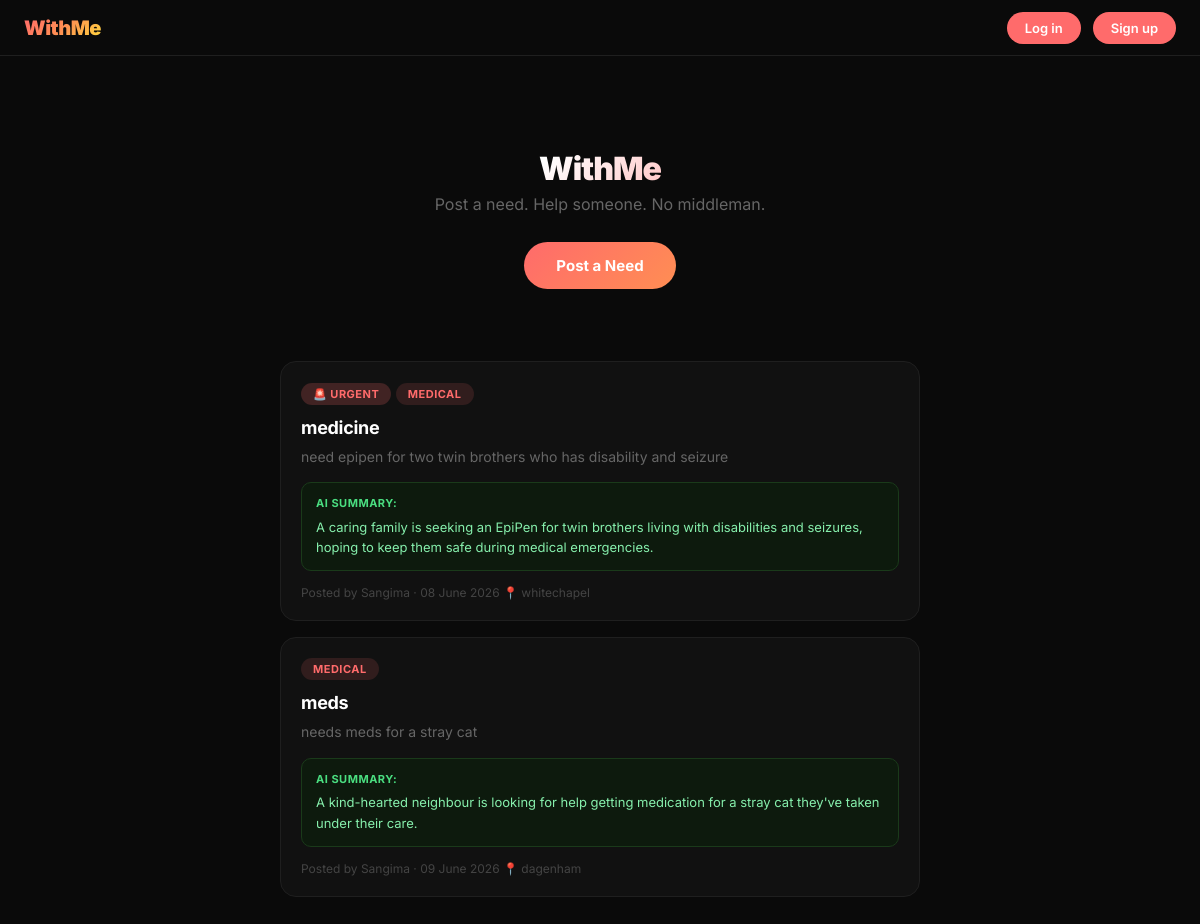
The page / on the database its author committed.
### app.py (models this page shows, shortened)
class Post(db.Model):
    id = db.Column(db.Integer, primary_key=True)
    title = db.Column(db.String(100), nullable=False)
    description = db.Column(db.Text, nullable=False)
    category = db.Column(db.String(50), nullable=False)
    photo_filename = db.Column(db.String(300), nullable=True)
    ai_summary = db.Column(db.Text, nullable=True)
    date_posted = db.Column(db.DateTime, default=datetime.utcnow)
    user_id = db.Column(db.Integer, db.ForeignKey("user.id"), nullable=True)
    is_urgent = db.Column(db.Boolean, default=False, nullable=False)
    location = db.Column(db.String(100), nullable=True)

class User(UserMixin, db.Model):
    id = db.Column(db.Integer, primary_key=True)
    username = db.Column(db.String(80), unique=True, nullable=False)
    email = db.Column(db.String(120), unique=True, nullable=False)
    password = db.Column(db.String(300), nullable=False)
    date_joined = db.Column(db.DateTime, default=datetime.utcnow)
    posts = db.relationship('Post', backref='author', lazy=True)

### app.py (the view)
@app.route("/")
def home():
    posts = Post.query.order_by(
        Post.is_urgent.desc(),
        Post.date_posted.desc()).all()
    return render_template("index.html", posts=posts)

### templates/index.html (shortened to what this page needs)
{% extends 'base.html' %}
{% block content %}
<div class="container">
    <div class="hero">
        <h1>WithMe</h1>
        <p>Post a need. Help someone. No middleman.</p>
        <a href="/post/new" class="btn">Post a Need</a>
    </div>
    <div class="feed">
        {% if posts %}
            {% for post in posts %}
            <div class="card" onclick="window.location='{{ url_for('post_detail', post_id=post.id) }}';" style="cursor:pointer;">
                {% if post.is_urgent %}
                <div class="card-category" style="background:#FF6B6B33; color:#FF6B6B;">🚨 URGENT</div>
                {% endif %}
                <div class="card-category">{{ post.category }}</div>
                <h2><a href="{{ url_for('post_detail', post_id=post.id) }}" style="text-decoration:none; color:inherit;">{{ post.title }}</a></h2>
                <p>{{ post.description }}</p>
                {% if post.ai_summary %}
                <div class="summary">
                    <strong>AI Summary:</strong> {{ post.ai_summary }}
                </div>
                {% endif %}
                <div class="card-date">
                    Posted by {{ post.author.username }} · {{ post.date_posted.strftime('%d %B %Y') }}
                    {% if post.location %}
                    <span>📍 {{ post.location }}</span>
                    {% endif %}
                </div>
            </div>
            {% endfor %}
        {% else %}
            <div class="empty">
                <p>No posts yet. Be the first to post a need.</p>
            </div>
        {% endif %}
    </div>
</div>
{% endblock %}

### static/css/style.css (style rules this page uses)
* { margin: 0; padding: 0; box-sizing: border-box; }
body { font-family: 'Inter', sans-serif; background: #0a0a0a; color: #ffffff; min-height: 100vh; }
.container { max-width: 680px; margin: 0 auto; padding: 0 20px; }
.hero { text-align: center; padding: 56px 20px 40px; }
.hero h1 { font-size: 48px; font-weight: 900; letter-spacing: -2px; line-height: 1.05; margin-bottom: 14px; background: linear-gradient(135deg, #ffffff 40%, #FF6B6B); -webkit-background-clip: text; -webkit-text-fill-color: transparent; }
.hero p { font-size: 16px; color: #666; margin-bottom: 28px; }
.btn { display: inline-block; background: linear-gradient(135deg, #FF6B6B, #FF8E53); color: white; text-decoration: none; padding: 14px 32px; border-radius: 100px; font-size: 15px; font-weight: 700; border: none; cursor: pointer; font-family: 'Inter', sans-serif; }
.feed { display: flex; flex-direction: column; gap: 16px; padding: 32px 0 48px; }
.card { background: #111111; border: 1px solid #1f1f1f; border-radius: 16px; padding: 20px; transition: border-color 0.2s; }
.card-category { display: inline-block; font-size: 11px; font-weight: 700; padding: 4px 12px; border-radius: 100px; margin-bottom: 12px; text-transform: uppercase; letter-spacing: 0.5px; background: #FF6B6B22; color: #FF6B6B; }
.card h2 { font-size: 18px; font-weight: 700; color: #ffffff; margin-bottom: 8px; letter-spacing: -0.3px; }
.card p { font-size: 14px; color: #666; line-height: 1.6; margin-bottom: 14px; }
.summary { background: #0d1a0d; border: 1px solid #1a3a1a; border-radius: 10px; padding: 12px 14px; margin-bottom: 14px; font-size: 13px; color: #86efac; line-height: 1.6; }
.summary strong { display: block; font-size: 11px; font-weight: 700; color: #4ade80; letter-spacing: 0.5px; text-transform: uppercase; margin-bottom: 4px; }
.card-date { font-size: 12px; color: #444; }
.container h1 { font-size: 32px; font-weight: 900; letter-spacing: -1px; margin: 40px 0 8px; }

### rows shown on the page
Post: is_urgent "🚨 URGENT", category "MEDICAL", title "medicine", description "need epipen for two twin brothers who has disability and seizure", ai_summary "A caring family is seeking an EpiPen for twin brothers living with disabilities and seizures, hoping to keep them safe during medical emergencies.", author.username "Sangima", date_posted "08 June 2026", location "whitechapel"
Post: category "MEDICAL", title "meds", description "needs meds for a stray cat", ai_summary "A kind-hearted neighbour is looking for help getting medication for a stray cat they've taken under their care.", author.username "Sangima", date_posted "09 June 2026", location "dagenham"
